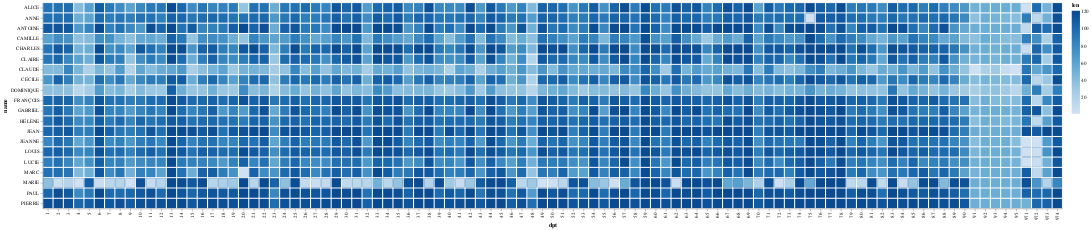

The code cell stored with this chart in its notebook:
### Code cell
alt.Chart(name_dpt_sexe).mark_bar().encode(
    alt.X("dpt:N"),
    alt.Y("name:N"),
    alt.Color("len:Q"),
)

### Figure 1 — Vega-Lite specification as saved in the notebook (floating-point values rounded to 4 significant figures; data arrays with more than 128 entries replaced by an {"elided": "..."} marker saying what was removed)
{"config": {"view": {"continuousWidth": 300, "continuousHeight": 300}}, "data": {"name": "data-4d787fc93593dade203e2b1290b9b195"}, "mark": {"type": "bar"}, "encoding": {"color": {"field": "len", "type": "quantitative"}, "x": {"field": "dpt", "type": "nominal"}, "y": {"field": "name", "type": "nominal"}}, "$schema": "https://vega.github.io/schema/vega-lite/v5.20.1.json", "datasets": {"data-4d787fc93593dade203e2b1290b9b195": {"elided": "2404 records"}}}
